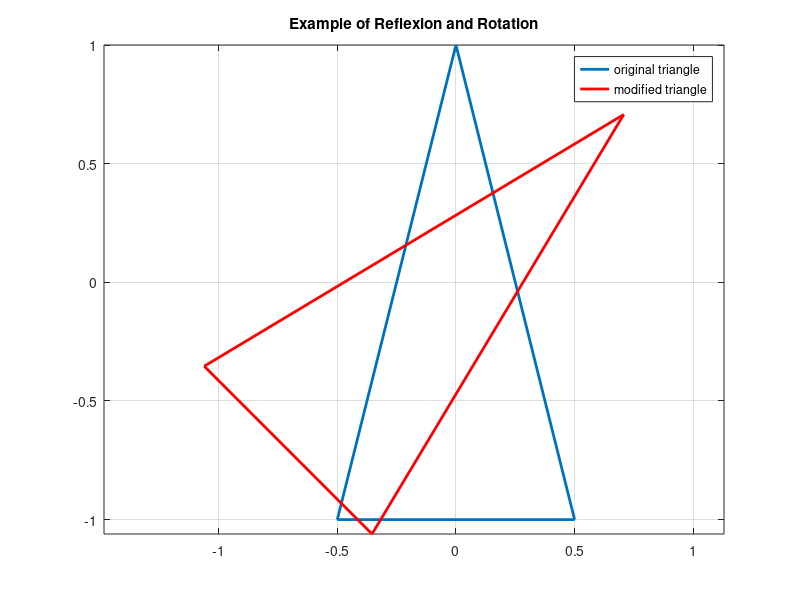

The MATLAB script that drew this image:
clf                               
T =[-0.5,0,0.5,-0.5;-1,1,-1,-1];
plot(T(1,:),T(2,:),'linewidth',2)       
hold on
Q = [cos(pi/4), -sin(pi/4); sin(pi/4), cos(pi/4)];
R = [0,1;1,0];
QRT = Q*R*T;                               
plot(QRT(1,:),QRT(2,:),'-r','linewidth',2) 
title('Example of Reflexion and Rotation')                     
legend('original triangle','modified triangle')   
grid on                                          
axis equal                                       
hold off

